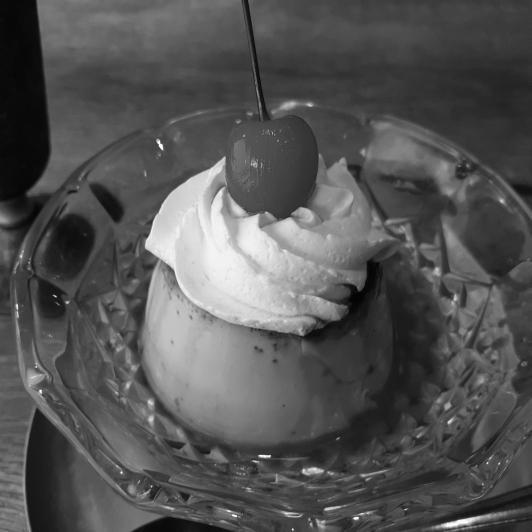
#> input picture src/chapter/numerical_vector_space/figures/pudding.png, 1063 x 1063 px (shown at 1/2 size)
$ python pudding_shift.py
#> lines starting #> are read from the running program, lines starting #| are printed output that depends on the picture
from pathlib import PurePath

import matplotlib.pyplot as plt
import numpy as np
from matplotlib.colors import LogNorm
from PIL import Image
from scipy import fft

plt.style.use("sigproc")

png = Image.open(str(PurePath(__file__).parent / "pudding.png"))
#> png is the input picture: PIL image 1063x1063 I;16; min 514, max 65535, mean 22017.6
mat = np.array(png.rotate(-90)).T / (2**16 - 1)
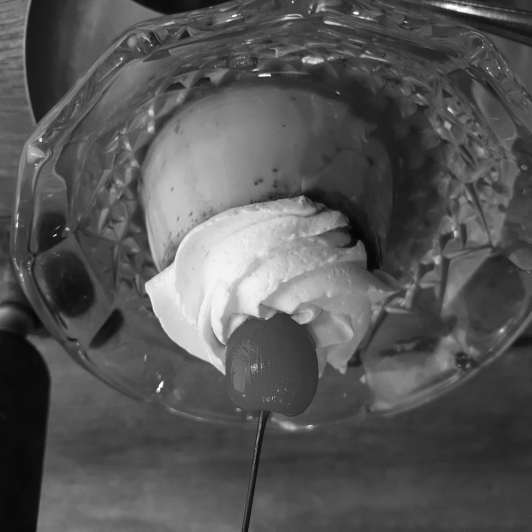
#> mat: shape (1063, 1063) float64 (shown at 1/2 size); min 0.00784, max 1, mean 0.336
amp = np.abs(fft.fftshift(fft.fft2(mat, norm="ortho")))

mm = 1 / 25.4
fig, ax = plt.subplots()
ax.pcolormesh(
    *np.mgrid[-531:532, -531:532],
    amp,
    norm=LogNorm(vmin=np.min(amp), vmax=np.max(amp)),
    rasterized=True
)
ax.axis("square")
fig.savefig(str(PurePath(__file__).parent / (PurePath(__file__).stem + ".pdf")))
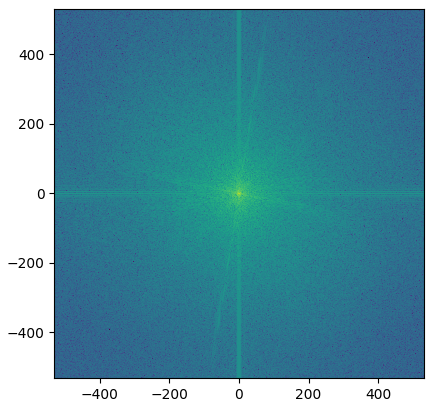
#> figure drawn by matplotlib, 1 panel

$ run again, with src/chapter/numerical_vector_space/figures/building.png copied over src/chapter/numerical_vector_space/figures/pudding.png
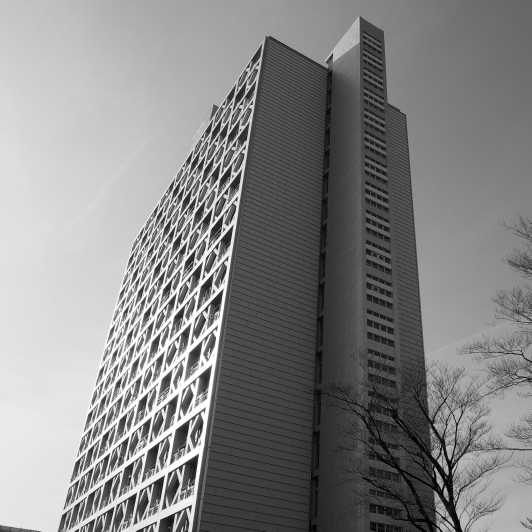
#> input picture src/chapter/numerical_vector_space/figures/building.png, 1063 x 1063 px (shown at 1/2 size)
#> png is the input picture: PIL image 1063x1063 I;16; min 0, max 65535, mean 34356.2
#> `mat = np.array(png.rotate(-90)).T / (2**16 - 1)`:
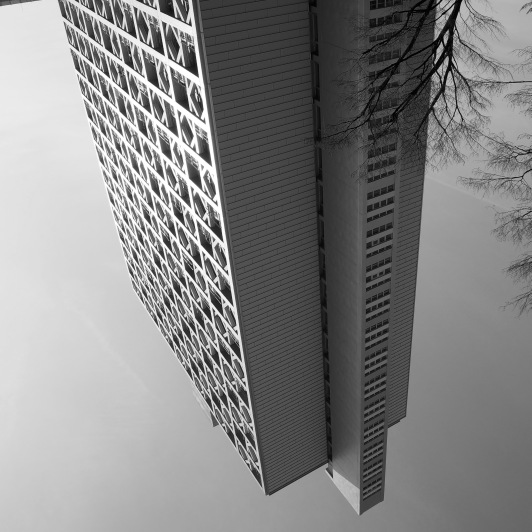
#> mat: shape (1063, 1063) float64 (shown at 1/2 size); min 0, max 1, mean 0.524
#> `fig.savefig(str(PurePath(__file__).parent / (PurePath(__file__).stem +..`:
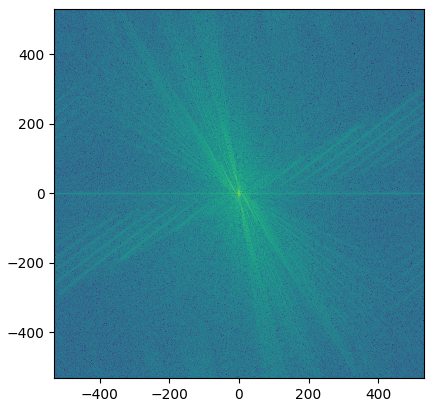
#> figure drawn by matplotlib, 1 panel
